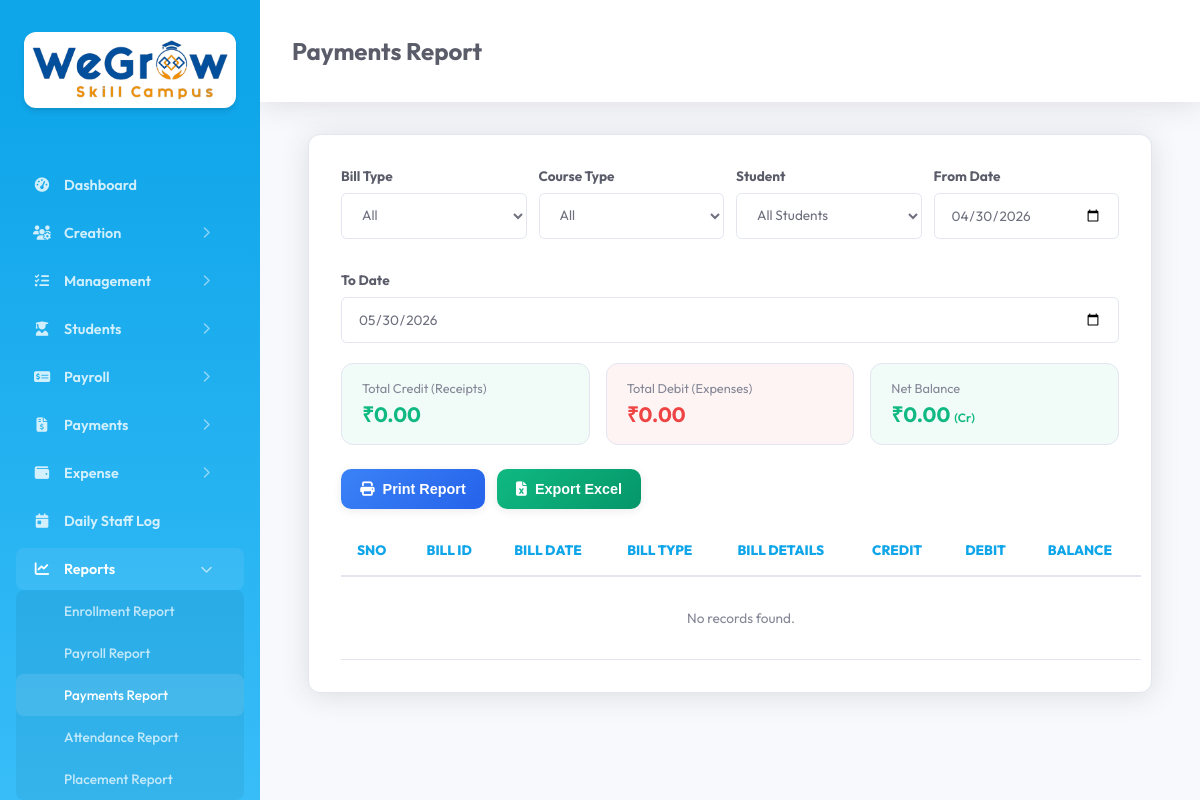
/report_payments.php (signed in), run on an earlier commit of the app's database.
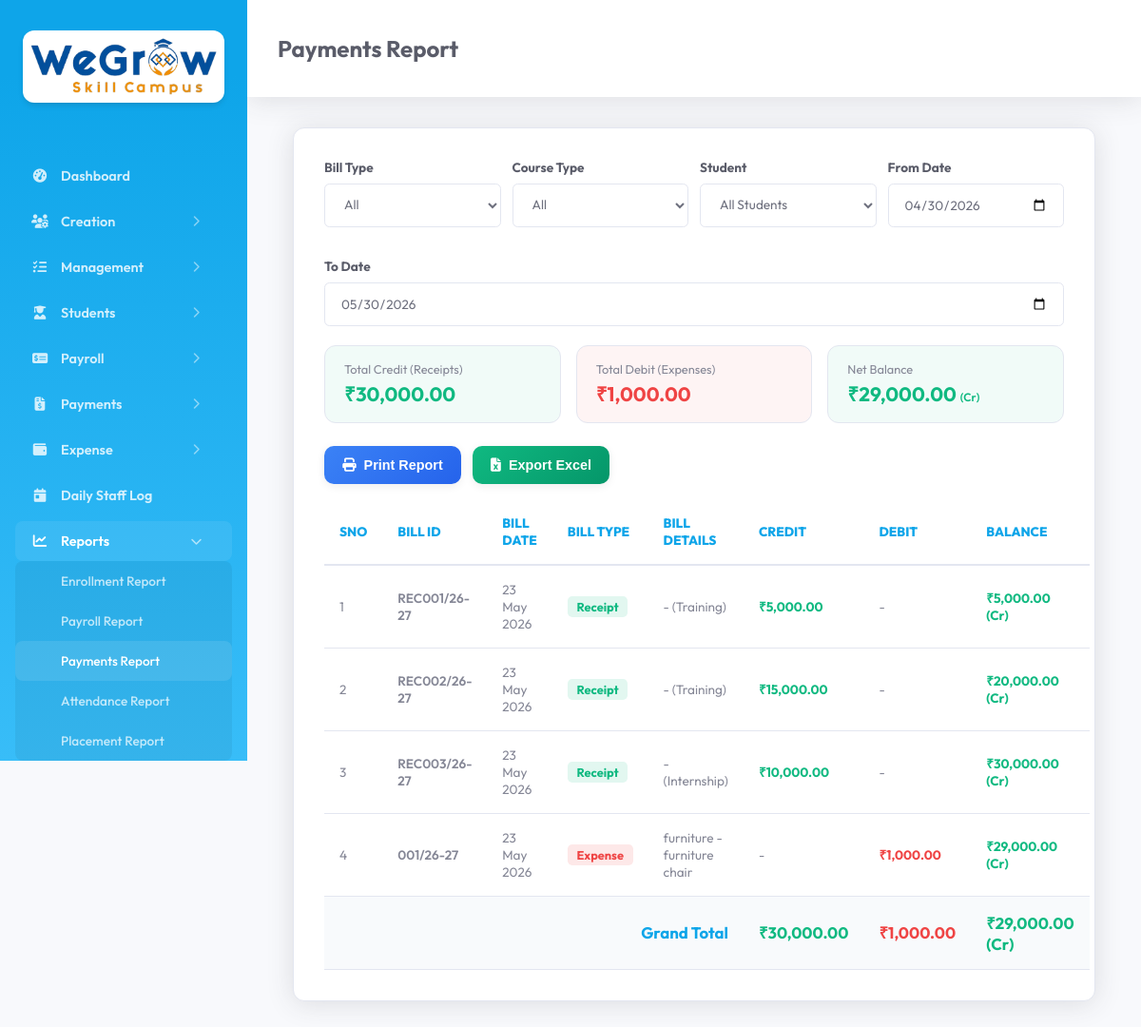
And on a later commit of the database.
### tables this page shows
CREATE TABLE `tc_payment` (
  `id` int(11) NOT NULL AUTO_INCREMENT,
  `created_date_time` datetime DEFAULT NULL,
  `updated_date_time` datetime DEFAULT NULL,
  `company_id` mediumtext DEFAULT NULL,
  `payment_id` mediumtext DEFAULT NULL,
  `course_type` mediumtext DEFAULT NULL,
  `payment_date` mediumtext DEFAULT NULL,
  `payment_mode` mediumtext DEFAULT NULL,
  `bank` mediumtext DEFAULT NULL,
  `amount` mediumtext DEFAULT NULL,
  `total_amount` mediumtext DEFAULT NULL,
  `student_id` mediumtext DEFAULT NULL,
  `description` mediumtext DEFAULT NULL,
  `enrollment_id` mediumtext DEFAULT NULL,
  `deleted` int(11) NOT NULL DEFAULT 0,
  PRIMARY KEY (`id`)
);

CREATE TABLE `tc_expense_entry` (
  `id` int(11) NOT NULL AUTO_INCREMENT,
  `created_date_time` datetime DEFAULT NULL,
  `updated_date_time` datetime DEFAULT NULL,
  `company_id` mediumtext DEFAULT NULL,
  `expense_entry_id` mediumtext DEFAULT NULL,
  `expense_category_id` mediumtext DEFAULT NULL,
  `expense_entry_date` mediumtext DEFAULT NULL,
  `payment_mode` mediumtext DEFAULT NULL,
  `bank` mediumtext DEFAULT NULL,
  `amount` mediumtext DEFAULT NULL,
  `total_amount` mediumtext DEFAULT NULL,
  `attachments` mediumtext DEFAULT NULL,
  `deleted` int(11) NOT NULL DEFAULT 0,
  `expense_entry_number` mediumtext DEFAULT NULL,
  `description` mediumtext DEFAULT NULL,
  PRIMARY KEY (`id`)
);

### report_payments.php (the view, shortened to what the changed rows need)
<?php require_once 'common_file.php';
$from_page = 'Payments Report';
$from_date = date('Y-m-d', strtotime('-30 days'));
$to_date = date('Y-m-d');
$bill_type = '';
$course_type = '';
$student_id = '';
$expense_category_id = '';
$payments = $bf->getPaymentReportList($course_type, $student_id, $from_date, $to_date, $bill_type, $expense_category_id);
?>
<!DOCTYPE html>
<html lang="en">
<head>
    <link rel="stylesheet" href="assets/css/style.css">
</head>
<body>
    <?php include 'sidebar.php'; ?>
    <div class="main-content update_content">
        <div class="header">
            <h2><?php if(!empty($from_page)) echo ucfirst($from_page); ?></h2>
        </div>
        <div class="module-section">
            <div id="course_list">
                <?php
                    $total_credit = 0;
                    $total_debit = 0;
                    if (!empty($payments)) {
                        foreach ($payments as $p) {
                            $total_credit += $p['credit'];
                            $total_debit += $p['debit'];
                        }
                    }
                    $net_balance = $total_credit - $total_debit;
                ?>
                <div class="summary-cards">
                    <div class="summary-card" style="background: rgba(16,185,129,0.06);">
                        <div class="label">Total Credit (Receipts)</div>
                        <div class="value credit-amount">₹<?php echo number_format($total_credit, 2); ?></div>
                    </div>
                    <div class="summary-card" style="background: rgba(239,68,68,0.06);">
                        <div class="label">Total Debit (Expenses)</div>
                        <div class="value debit-amount">₹<?php echo number_format($total_debit, 2); ?></div>
                    </div>
                    <div class="summary-card" style="background: <?php echo $net_balance >= 0 ? 'rgba(16,185,129,0.06)' : 'rgba(239,68,68,0.06)'; ?>;">
                        <div class="label">Net Balance</div>
                        <div class="value <?php echo $net_balance >= 0 ? 'balance-credit' : 'balance-debit'; ?>">
                            ₹<?php echo number_format(abs($net_balance), 2); ?>
                            <span style="font-size: 0.75rem; font-weight: 600;"><?php echo $net_balance >= 0 ? '(Cr)' : '(Dr)'; ?></span>
                        </div>
                    </div>
                </div>
                <table class="responsive table table-bordered" id="payment_report_table">
                    <thead>
                        <tr>
                            <th>Sno</th>
                            <th>Bill ID</th>
                            <th>Bill Date</th>
                            <th>Bill Type</th>
                            <th>Bill Details</th>
                            <th>Credit</th>
                            <th>Debit</th>
                            <th>Balance</th>
                        </tr>
                    </thead>
                    <tbody>
                        <?php
                            $sno = 1;
                            if(!empty($payments)) {
                                foreach ($payments as $p) {
                        ?>
                                    <tr>
                                        <td><?php echo $sno++; ?></td>
                                        <td><span style="font-weight: 600;"><?php echo htmlspecialchars($p['bill_id']); ?></span></td>
                                        <td><?php echo date('d M Y', strtotime($p['bill_date'])); ?></td>
                                        <td>
                                            <span class="<?php echo $p['bill_type'] === 'Receipt' ? 'bill-type-receipt' : 'bill-type-expense'; ?>">
                                                <?php echo $p['bill_type']; ?>
                                            </span>
                                        </td>
                                        <td><?php echo htmlspecialchars($p['bill_details']); ?></td>
                                        <td>
                                            <?php if($p['credit'] > 0) { ?>
                                                <span class="credit-amount">₹<?php echo number_format($p['credit'], 2); ?></span>
                                            <?php } else { echo '-'; } ?>
                                        </td>
                                        <td>
                                            <?php if($p['debit'] > 0) { ?>
                                                <span class="debit-amount">₹<?php echo number_format($p['debit'], 2); ?></span>
                                            <?php } else { echo '-'; } ?>
                                        </td>
                                        <td>
                                            <span class="<?php echo $p['balance'] >= 0 ? 'balance-credit' : 'balance-debit'; ?>">
                                                ₹<?php echo number_format(abs($p['balance']), 2); ?>
                                                <?php echo $p['balance'] >= 0 ? '(Cr)' : '(Dr)'; ?>
                                            </span>
                                        </td>
                                    </tr>
                                <?php } ?>
                                <tr style="background: #f8fafc;">
                                    <td colspan="5" style="text-align: right; font-weight: bold; font-size: 1.05rem; color: var(--primary);">Grand Total</td>
                                    <td><span class="credit-amount" style="font-size: 1.05rem;">₹<?php echo number_format($total_credit, 2); ?></span></td>
                                    <td><span class="debit-amount" style="font-size: 1.05rem;">₹<?php echo number_format($total_debit, 2); ?></span></td>
                                    <td>
                                        <span class="<?php echo $net_balance >= 0 ? 'balance-credit' : 'balance-debit'; ?>" style="font-size: 1.05rem;">
                                            ₹<?php echo number_format(abs($net_balance), 2); ?>
                                            <?php echo $net_balance >= 0 ? '(Cr)' : '(Dr)'; ?>
                                        </span>
                                    </td>
                                </tr>
                            <?php } else { ?>
                                <tr>
                                    <td colspan="8" style="text-align:center; padding: 2rem; color: var(--text-muted);">No records found.</td>
                                </tr>
                        <?php } ?>
                    </tbody>
                </table>
            </div>
        </div>
    </div>
</body>
</html>

### sidebar.php (shortened to what the changed rows need)
<link rel="stylesheet" href="https://cdnjs.cloudflare.com/ajax/libs/font-awesome/6.4.0/css/all.min.css">
<div class="sidebar" id="sidebar">
    <?php
    $current_page = basename($_SERVER['PHP_SELF']);
    ?>
    <ul class="nav-links">
            <?php
        require_once 'permission_helper.php';
        $sidebar_company_id = $_SESSION['company_id'] ?? '';
        $sidebar_role_id = $_SESSION['role_id'] ?? 0;
        $urlMap = [
            'dashboard' => 'dashboard.php',
            'company' => 'company.php',
            'roles' => 'role.php',
            'users' => 'users.php',
            'staff' => 'staff.php',
            'course' => 'course.php',
            'course_closure' => 'course_closure.php',
            'tasks' => (isset($_SESSION['user_role']) && $_SESSION['user_role'] === 'student') ? 'student_tasks.php' : 'tasks.php',
            'event' => 'event.php',
            'enrollment' => 'enrollment.php',
            'enrollment_internship' => 'enrollment_internship.php',
            'course_enquiry' => 'course_enquiry.php',
            'attendance' => 'attendance.php',
            'payroll' => 'payroll.php',
            'receipt' => 'receipt.php',
            'payment_mode' => 'payment_mode.php',
            'bank' => 'bank.php',
            'expense_category' => 'expense_category.php',
            'expense_entry' => 'expense_entry.php',
            'daily_reports' => 'daily_reports.php',
            'report_enrollment' => 'report_enrollment.php',
            'report_payroll' => 'report_payroll.php',
            'report_payments' => 'report_payments.php',
            'report_attendance' => 'report_attendance.php',
            'report_placement' => 'report_placement.php',
            'student_attendance' => 'student_attendance.php',
            'student_tasks' => 'student_tasks.php',
            'student_reports' => 'student_reports.php',
            'daily_report' => 'daily_report.php',
            'student_profile' => 'student_profile.php'
        ];
        foreach ($menu_structure as $item) {
            $allowed_pages = [];
            foreach ($item['pages'] as $page_key) {
                if (checkPermission($sidebar_company_id, $sidebar_role_id, $page_key, PERMISSION_VIEW)) {
                    $allowed_pages[] = $page_key;
                }
            }
            if (!$item['dropdown']) {
                $page_key = $allowed_pages[0];
                $url = $urlMap[$page_key] ?? ($page_key . '.php');
                $isActive = ($current_page == $url) ? 'active' : '';
                ?>
                <li class="nav-item">
                    <a href="<?php echo $url; ?>" class="nav-link <?php echo $isActive; ?>">
                        <i class="<?php echo $item['icon']; ?>"></i> <span><?php echo $modules[$page_key] ?? $item['title']; ?></span>
                    </a>
                </li>
                <?php
            } else {
                $isParentActive = false;
                foreach ($allowed_pages as $page_key) {
                    $url = $urlMap[$page_key] ?? ($page_key . '.php');
                    if ($current_page == $url) {
                        $isParentActive = true;
                        break;
                    }
                }
                ?>
                <li class="nav-item">
                    <a href="javascript:void(0)" class="nav-link menu-toggle <?php echo $isParentActive ? 'parent-active open' : ''; ?>" data-target="<?php echo $item['menu_id']; ?>">
                        <span class="menu-label"><i class="<?php echo $item['icon']; ?>"></i> <?php echo $item['title']; ?></span>
                        <i class="fas fa-chevron-right arrow"></i>
                    </a>
                    <ul class="submenu <?php echo $isParentActive ? 'show' : ''; ?>" id="<?php echo $item['menu_id']; ?>">
                        <?php foreach ($allowed_pages as $page_key):
                            $url = $urlMap[$page_key] ?? ($page_key . '.php');
                            $isActive = ($current_page == $url) ? 'active' : '';
                            ?>
                            <li>
                                <a href="<?php echo $url; ?>" class="nav-link <?php echo $isActive; ?>">
                                    <?php echo $modules[$page_key] ?? $page_key; ?>
                                </a>
                            </li>
                        <?php endforeach; ?>
                    </ul>
                </li>
                <?php
            }
        }
        ?>
    </ul>
</div>

What changed in the data, as far as the page shows it:
now on this page (row edited): tc_payment: payment "REC001/26-27", payment_date "23 May 2026", bill_type "Receipt", bill_details "- (Training)", credit "5,000.00", balance "5,000.00"
now on this page (row edited): tc_payment: payment "REC002/26-27", payment_date "23 May 2026", bill_type "Receipt", bill_details "- (Training)", credit "15,000.00", balance "20,000.00"
added tc_payment: payment "REC003/26-27", payment_date "23 May 2026", bill_type "Receipt", bill_details "- (Internship)", credit "10,000.00", balance "30,000.00"
now on this page (row edited): tc_expense_entry: expense_entry_number "001/26-27", expense_entry_date "23 May 2026", bill_type "Expense", bill_details "furniture - furniture chair", debit "1,000.00", balance "29,000.00"
Also different on the page:
$total_credit: "0.00" → "30,000.00"
$total_debit: "0.00" → "1,000.00"
abs($net_balance): "0.00" → "29,000.00"
$total_credit: (not shown) → "30,000.00"
$total_debit: (not shown) → "1,000.00"
abs($net_balance): (not shown) → "29,000.00"
text no longer shown: "No records found."
text now shown: "Grand Total ₹ ₹ ₹ (Cr)"
